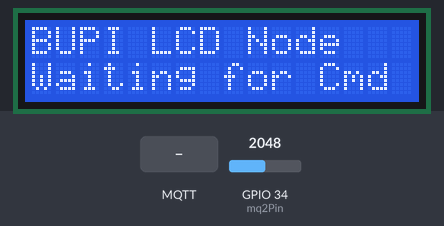
Recording of a sketch running on a simulated ESP32. Parts: 16×2 character LCD. Inputs (shaded band) come from the test bench; at power-on: GPIO 34 (mq2Pin) = 2048. WiFi joins after 1.5 s; servers stay silent unless stated; no MQTT or app messages arrive unless stated; what the sketch prints to the serial monitor is not drawn.

Above: at 1.2 s.
1.3 s: MQTT message "1" arrives on the first subscribed topic
At 5.7 s:
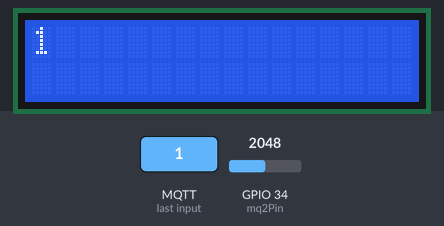
6.5 s: MQTT message "on" arrives on the first subscribed topic
At 7.1 s:
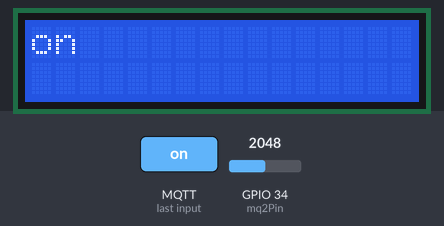
8.0 s: MQTT message "off" arrives on the first subscribed topic
At 8.3 s:
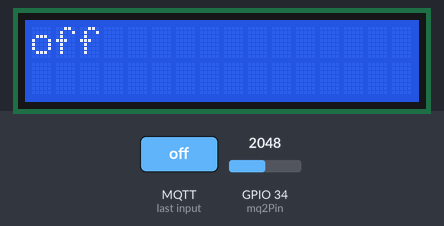
9.5 s: MQTT message "0" arrives on the second subscribed topic
At 10.5 s:
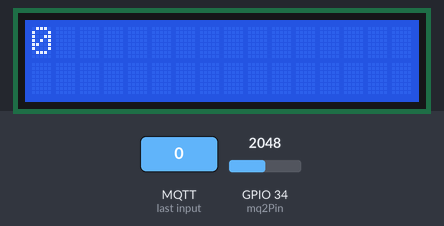
11.0 s: MQTT message "on" arrives on the second subscribed topic
At 11.8 s:
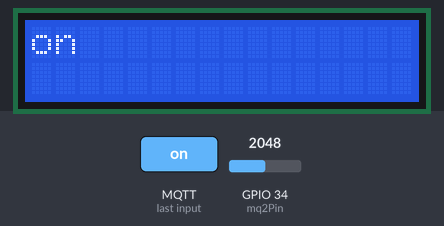
12.5 s: MQTT message "0" arrives on the first subscribed topic
At 12.8 s:
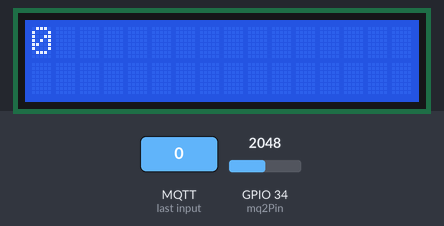
Timing chart, 0 to 15.0 s (numbered marks = the images above; inputs shaded):
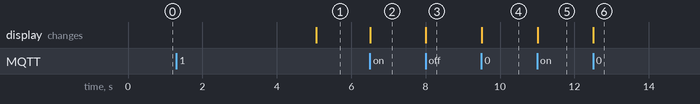

Measured:
- after the input at 1.3 s, the display: changes after 3.8 s (image 1)
- after the input at 6.5 s, the display: changes at once (image 2)
- after the input at 8.0 s, the display: changes at once (image 3)
- after the input at 9.5 s, the display: changes at once (image 4)
- after the input at 11.0 s, the display: changes at once (image 5)
- after the input at 12.5 s, the display: changes at once (image 6)

The sketch:

BupiNode.ino
```cpp
#include <WiFi.h>
#include <PubSubClient.h>

#include <Wire.h>
#include <LiquidCrystal_I2C.h>

// Hardcoded Network Credentials (BUPI Rule 5)
const char* ssid = "home";
const char* password = "sachin1121";
const char* mqtt_server = "192.168.137.1";

// LCD Object (BUPI Rule 1 & Chapter A)
// Common addresses: 0x27, 0x3F. Using 0x27 as per user's original code.
LiquidCrystal_I2C lcd(0x27, 16, 2);

const int mq2Pin = 34; // Analog MQ2 gas sensor input pin

WiFiClient espClient;
PubSubClient client(espClient);

String clientId = "";

// Non-blocking timers (BUPI Rule 2)
unsigned long lastReconnectAttempt = 0;
const long reconnectInterval = 5000; // Attempt MQTT reconnect every 5 seconds

void callback(char* topic, byte* payload, unsigned int length) {
  // BUPI Rule 3: MQTT Actuator Logic for LCD
  // Chapter A: LiquidCrystal_I2C.h (LCD Displays)

  String payloadString = "";
  for (int i = 0; i < length; i++) {
    payloadString += (char)payload[i];
  }

  Serial.print("BUPI MQTT Message received on topic: ");
  Serial.println(topic);
  Serial.print("Payload: ");
  Serial.println(payloadString);

  // Smart 16x2 LCD Line Formatting
  lcd.clear();
  int newlineIdx = payloadString.indexOf('\n');
  if (newlineIdx != -1) {
    lcd.setCursor(0, 0);
    lcd.print(payloadString.substring(0, newlineIdx).substring(0, 16));
    lcd.setCursor(0, 1);
    lcd.print(payloadString.substring(newlineIdx + 1).substring(0, 16));
  } else if (payloadString.length() > 16) {
    lcd.setCursor(0, 0);
    lcd.print(payloadString.substring(0, 16));
    lcd.setCursor(0, 1);
    lcd.print(payloadString.substring(16, min((int)payloadString.length(), 32)));
  } else {
    lcd.setCursor(0, 0);
    lcd.print(payloadString);
  }
}

void reconnectMQTT() {
  // BUPI Rule 2: Remove Blocking Code - non-blocking MQTT reconnect
  if (client.connected()) {
    return; // Already connected
  }

  unsigned long currentMillis = millis();
  if (currentMillis - lastReconnectAttempt > reconnectInterval) {
    lastReconnectAttempt = currentMillis; // Update the last attempt time
    Serial.print("Attempting MQTT connection...");

    if (clientId == "") {
      String mac = WiFi.macAddress();
      mac.replace(":", "");
      clientId = "BUPI_ESP32_MQ2_" + mac;
    }

    // Attempt to connect with a unique client ID
    if (client.connect(clientId.c_str())) {
      Serial.println("connected");
      // Subscribe to both display topics for full compatibility
      client.subscribe("bupi/actuators/lcd/cmd");
      client.subscribe("bupi/nodes/desk_display/cmd");
      Serial.println("Subscribed to bupi/actuators/lcd/cmd & bupi/nodes/desk_display/cmd");

      // Announcement
      String announce = "{\"device\":\"MQ2 Gas & LCD Display\",\"client_id\":\"" + clientId + "\",\"ip\":\"" + WiFi.localIP().toString() + "\",\"capabilities\":[\"Display\",\"Sensor\"],\"tasks\":[\"Displaying status\",\"Sensing gas concentration\"],\"status\":\"online\"}";
      client.publish("bupi/nodes/announce", announce.c_str());
    } else {
      Serial.print("failed, rc=");
      Serial.print(client.state());
      Serial.println(" trying again...");
    }
  }
}

void setup() {
  Serial.begin(115200);

  // Start WiFi connection (BUPI Rule 2: Non-blocking handled in loop)
  Serial.print("Connecting to WiFi: ");
  Serial.println(ssid);
  WiFi.begin(ssid, password);
  // No blocking while loop here. WiFi connection status will be checked in loop().

  // Initialize MQTT Client
  client.setServer(mqtt_server, 1883);
  client.setCallback(callback);

  // Initialize I2C and LCD (BUPI Rule 1 & Chapter A)
  Wire.begin();       // Initialize I2C bus
  lcd.init();         // Initialize the LCD
  lcd.backlight();    // Turn on the backlight

  // Display initial message on LCD
  lcd.setCursor(0,0);
  lcd.print("BUPI LCD Node");
  lcd.setCursor(0,1);
  lcd.print("Waiting for Cmd");

  pinMode(mq2Pin, INPUT);
}

void loop() {
  // BUPI Rule 2: Remove Blocking Code - Non-blocking WiFi connection check
  if (WiFi.status() != WL_CONNECTED) {
    // If WiFi is not connected, print a dot periodically and wait.
    // WiFi.begin() in setup() asynchronously tries to connect.
    static unsigned long lastWifiStatusPrint = 0;
    if (millis() - lastWifiStatusPrint > 1000) { // Print dot every second
      Serial.print(".");
      lastWifiStatusPrint = millis();
    }
    return; // Do not proceed with MQTT until WiFi is connected
  }

  // If WiFi is connected, proceed with MQTT logic
  // Check and reconnect MQTT if necessary (non-blocking)
  if (!client.connected()) {
    reconnectMQTT();
  }

  // Call client.loop() regularly to process MQTT messages and maintain connection
  client.loop();

  // Send periodic presence heartbeat every 5 seconds
  static unsigned long lastHeartbeat = 0;
  if (millis() - lastHeartbeat > 5000) {
    lastHeartbeat = millis();
    if (client.connected()) {
      String heartbeat = "{\"device\":\"MQ2 Gas & LCD Display\",\"client_id\":\"" + clientId + "\",\"ip\":\"" + WiFi.localIP().toString() + "\",\"capabilities\":[\"Display\",\"Sensor\"],\"tasks\":[\"Displaying status\",\"Sensing gas concentration\"],\"status\":\"online\"}";
      client.publish("bupi/nodes/heartbeat", heartbeat.c_str());
    }
  }

  // Publish MQ2 gas sensor readings every 2000ms (non-blocking)
  static unsigned long lastMQ2Publish = 0;
  if (millis() - lastMQ2Publish > 2000) {
    lastMQ2Publish = millis();
    if (client.connected()) {
      int sensorValue = analogRead(mq2Pin);
      String payload = "{\"value\":" + String(sensorValue) + ",\"lpg\":" + String(sensorValue) + "}";
      client.publish("bupi/sensors/mq2/state", payload.c_str());
    }
  }
}
```
